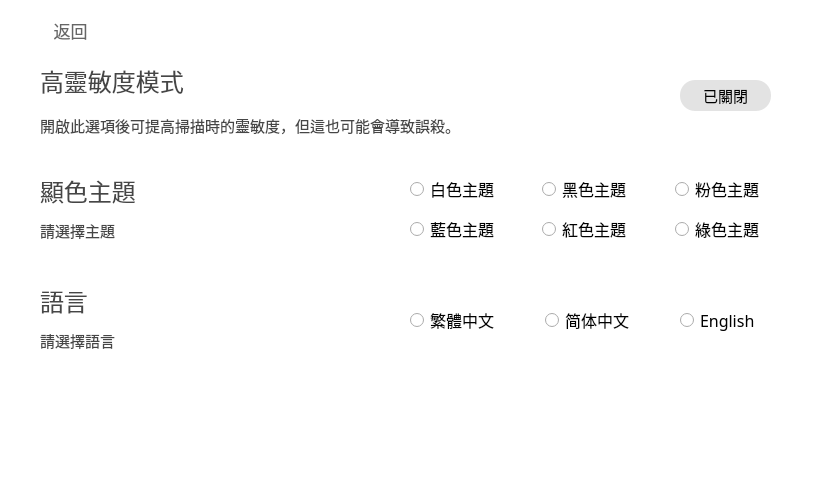
    <widget class="QWidget" name="Setting_widget" native="true">
     <property name="geometry">
      <rect>
       <x>10</x>
       <y>50</y>
       <width>831</width>
       <height>481</height>
      </rect>
     </property>
     <property name="font">
      <font>
       <family>Microsoft YaHei</family>
       <pointsize>11</pointsize>
       <stylestrategy>PreferAntialias</stylestrategy>
      </font>
     </property>
     <property name="styleSheet">
      <string notr="true">background-color:rgb(255, 255, 255);</string>
     </property>
     <widget class="QWidget" name="Show_Virus_Scan_Progress_Bar" native="true">
      <property name="geometry">
       <rect>
        <x>20</x>
        <y>50</y>
        <width>791</width>
        <height>101</height>
       </rect>
      </property>
      <property name="acceptDrops">
       <bool>false</bool>
      </property>
      <property name="autoFillBackground">
       <bool>false</bool>
      </property>
      <widget class="QLabel" name="Show_Virus_Scan_Progress_Bar_title">
       <property name="geometry">
        <rect>
         <x>20</x>
         <y>10</y>
         <width>411</width>
         <height>41</height>
        </rect>
       </property>
       <property name="font">
        <font>
         <family>Microsoft YaHei</family>
         <pointsize>18</pointsize>
         <stylestrategy>PreferAntialias</stylestrategy>
        </font>
       </property>
       <property name="styleSheet">
        <string notr="true">color: rgb(70,70,70);</string>
       </property>
       <property name="text">
        <string>高靈敏度模式</string>
       </property>
       <property name="alignment">
        <set>Qt::AlignLeading|Qt::AlignLeft|Qt::AlignVCenter</set>
       </property>
      </widget>
      <widget class="QLabel" name="Show_Virus_Scan_Progress_Bar_illustrate">
       <property name="geometry">
        <rect>
         <x>20</x>
         <y>50</y>
         <width>521</width>
         <height>51</height>
        </rect>
       </property>
       <property name="font">
        <font>
         <family>Microsoft YaHei</family>
         <pointsize>11</pointsize>
         <stylestrategy>PreferAntialias</stylestrategy>
        </font>
       </property>
       <property name="styleSheet">
        <string notr="true">color: rgb(70,70,70);</string>
       </property>
       <property name="text">
        <string>開啟此選項後可提高掃描時的靈敏度，但這也可能會導致誤殺。</string>
       </property>
       <property name="scaledContents">
        <bool>false</bool>
       </property>
       <property name="alignment">
        <set>Qt::AlignLeading|Qt::AlignLeft|Qt::AlignVCenter</set>
       </property>
       <property name="wordWrap">
        <bool>true</bool>
       </property>
      </widget>
      <widget class="QPushButton" name="Show_Virus_Scan_Progress_Bar_switch_Button">
       <property name="geometry">
        <rect>
         <x>660</x>
         <y>30</y>
         <width>91</width>
         <height>31</height>
        </rect>
       </property>
       <property name="sizePolicy">
        <sizepolicy hsizetype="Minimum" vsizetype="Minimum">
         <horstretch>0</horstretch>
         <verstretch>0</verstretch>
        </sizepolicy>
       </property>
       <property name="font">
        <font>
         <family>Microsoft YaHei</family>
         <pointsize>11</pointsize>
         <stylestrategy>PreferAntialias</stylestrategy>
        </font>
       </property>
       <property name="focusPolicy">
        <enum>Qt::StrongFocus</enum>
       </property>
       <property name="styleSheet">
        <string notr="true">QPushButton
{
	border:none;
	background-color:rgba(20,20,20,30);
	border-radius: 15px;
}
QPushButton:hover
{
    background-color:rgba(20,20,20,50);
}</string>
       </property>
       <property name="text">
        <string>已關閉</string>
       </property>
       <property name="iconSize">
        <size>
         <width>16</width>
         <height>16</height>
        </size>
       </property>
       <property name="checkable">
        <bool>false</bool>
       </property>
      </widget>
     </widget>
     <widget class="QPushButton" name="Setting_Back">
      <property name="geometry">
       <rect>
        <x>20</x>
        <y>10</y>
        <width>101</width>
        <height>41</height>
       </rect>
      </property>
      <property name="sizePolicy">
       <sizepolicy hsizetype="Minimum" vsizetype="Minimum">
        <horstretch>0</horstretch>
        <verstretch>0</verstretch>
       </sizepolicy>
      </property>
      <property name="font">
       <font>
        <family>Microsoft YaHei</family>
        <pointsize>13</pointsize>
        <stylestrategy>PreferAntialias</stylestrategy>
       </font>
      </property>
      <property name="focusPolicy">
       <enum>Qt::StrongFocus</enum>
      </property>
      <property name="styleSheet">
       <string notr="true">QPushButton
{
	border:none;
	background-color:rgba(0,0,0,0);
	color:rgba(60,60,60,200);
}
QPushButton:hover
{
    color:rgba(60,60,60,255);
}
</string>
      </property>
      <property name="text">
       <string>返回</string>
      </property>
      <property name="icon">
       <iconset>
        <normaloff>:/icon/Icon/exit2.png</normaloff>:/icon/Icon/exit2.png</iconset>
      </property>
      <property name="iconSize">
       <size>
        <width>20</width>
        <height>20</height>
       </size>
      </property>
      <property name="checkable">
       <bool>false</bool>
      </property>
     </widget>
     <widget class="QWidget" name="Llanguage_widget" native="true">
      <property name="geometry">
       <rect>
        <x>20</x>
        <y>270</y>
        <width>791</width>
        <height>101</height>
       </rect>
      </property>
      <property name="acceptDrops">
       <bool>false</bool>
      </property>
      <property name="autoFillBackground">
       <bool>false</bool>
      </property>
      <widget class="QLabel" name="Language_title">
       <property name="geometry">
        <rect>
         <x>20</x>
         <y>10</y>
         <width>321</width>
         <height>41</height>
        </rect>
       </property>
       <property name="font">
        <font>
         <family>Microsoft YaHei</family>
         <pointsize>18</pointsize>
         <stylestrategy>PreferAntialias</stylestrategy>
        </font>
       </property>
       <property name="styleSheet">
        <string notr="true">color: rgb(70,70,70);</string>
       </property>
       <property name="text">
        <string>語言</string>
       </property>
       <property name="alignment">
        <set>Qt::AlignLeading|Qt::AlignLeft|Qt::AlignVCenter</set>
       </property>
      </widget>
      <widget class="QLabel" name="Language_illustrate">
       <property name="geometry">
        <rect>
         <x>20</x>
         <y>50</y>
         <width>321</width>
         <height>41</height>
        </rect>
       </property>
       <property name="font">
        <font>
         <family>Microsoft YaHei</family>
         <pointsize>11</pointsize>
         <stylestrategy>PreferAntialias</stylestrategy>
        </font>
       </property>
       <property name="styleSheet">
        <string notr="true">color: rgb(70,70,70);</string>
       </property>
       <property name="text">
        <string>請選擇語言</string>
       </property>
       <property name="scaledContents">
        <bool>false</bool>
       </property>
       <property name="alignment">
        <set>Qt::AlignLeading|Qt::AlignLeft|Qt::AlignVCenter</set>
       </property>
       <property name="wordWrap">
        <bool>true</bool>
       </property>
      </widget>
      <widget class="QWidget" name="Language_Choose_widget" native="true">
       <property name="geometry">
        <rect>
         <x>350</x>
         <y>0</y>
         <width>441</width>
         <height>101</height>
        </rect>
       </property>
       <property name="font">
        <font>
         <stylestrategy>PreferAntialias</stylestrategy>
        </font>
       </property>
       <widget class="QWidget" name="horizontalLayoutWidget">
        <property name="geometry">
         <rect>
          <x>0</x>
          <y>10</y>
          <width>431</width>
          <height>81</height>
         </rect>
        </property>
        <layout class="QHBoxLayout" name="horizontalLayout">
         <item>
          <widget class="QRadioButton" name="Language_Traditional_Chinese">
           <property name="sizePolicy">
            <sizepolicy hsizetype="Maximum" vsizetype="Fixed">
             <horstretch>0</horstretch>
             <verstretch>0</verstretch>
            </sizepolicy>
           </property>
           <property name="font">
            <font>
             <family>Microsoft YaHei</family>
             <pointsize>12</pointsize>
             <stylestrategy>PreferAntialias</stylestrategy>
            </font>
           </property>
           <property name="text">
            <string>繁體中文</string>
           </property>
          </widget>
         </item>
         <item>
          <widget class="QRadioButton" name="Language_Simplified_Chinese">
           <property name="sizePolicy">
            <sizepolicy hsizetype="Maximum" vsizetype="Fixed">
             <horstretch>0</horstretch>
             <verstretch>0</verstretch>
            </sizepolicy>
           </property>
           <property name="font">
            <font>
             <family>Microsoft YaHei</family>
             <pointsize>12</pointsize>
             <stylestrategy>PreferAntialias</stylestrategy>
            </font>
           </property>
           <property name="text">
            <string>简体中文</string>
           </property>
          </widget>
         </item>
         <item>
          <widget class="QRadioButton" name="Languahe_English">
           <property name="sizePolicy">
            <sizepolicy hsizetype="Maximum" vsizetype="Fixed">
             <horstretch>0</horstretch>
             <verstretch>0</verstretch>
            </sizepolicy>
           </property>
           <property name="font">
            <font>
             <family>Microsoft YaHei</family>
             <pointsize>12</pointsize>
            </font>
           </property>
           <property name="text">
            <string>English</string>
           </property>
          </widget>
         </item>
        </layout>
       </widget>
      </widget>
     </widget>
     <widget class="QWidget" name="Theme_widget" native="true">
      <property name="geometry">
       <rect>
        <x>20</x>
        <y>160</y>
        <width>791</width>
        <height>101</height>
       </rect>
      </property>
      <widget class="QLabel" name="Theme_title">
       <property name="geometry">
        <rect>
         <x>20</x>
         <y>10</y>
         <width>351</width>
         <height>41</height>
        </rect>
       </property>
       <property name="font">
        <font>
         <family>Microsoft YaHei</family>
         <pointsize>18</pointsize>
         <stylestrategy>PreferAntialias</stylestrategy>
        </font>
       </property>
       <property name="styleSheet">
        <string notr="true">color: rgb(70,70,70);</string>
       </property>
       <property name="text">
        <string>顯色主題</string>
       </property>
       <property name="alignment">
        <set>Qt::AlignLeading|Qt::AlignLeft|Qt::AlignVCenter</set>
       </property>
      </widget>
      <widget class="QLabel" name="Theme_illustrate">
       <property name="geometry">
        <rect>
         <x>20</x>
         <y>50</y>
         <width>351</width>
         <height>41</height>
        </rect>
       </property>
       <property name="font">
        <font>
         <family>Microsoft YaHei</family>
         <pointsize>11</pointsize>
         <stylestrategy>PreferAntialias</stylestrategy>
        </font>
       </property>
       <property name="styleSheet">
        <string notr="true">color: rgb(70,70,70);</string>
       </property>
       <property name="text">
        <string>請選擇主題</string>
       </property>
       <property name="scaledContents">
        <bool>false</bool>
       </property>
       <property name="alignment">
        <set>Qt::AlignLeading|Qt::AlignLeft|Qt::AlignVCenter</set>
       </property>
       <property name="wordWrap">
        <bool>true</bool>
       </property>
      </widget>
      <widget class="QWidget" name="Language_Choose_widget_2" native="true">
       <property name="geometry">
        <rect>
         <x>390</x>
         <y>0</y>
         <width>401</width>
         <height>101</height>
        </rect>
       </property>
       <property name="font">
        <font>
         <stylestrategy>PreferAntialias</stylestrategy>
        </font>
       </property>
       <widget class="QWidget" name="gridLayoutWidget">
        <property name="geometry">
         <rect>
          <x>0</x>
          <y>10</y>
          <width>391</width>
          <height>80</height>
         </rect>
        </property>
        <layout class="QGridLayout" name="gridLayout">
         <item row="1" column="1">
          <widget class="QRadioButton" name="Theme_Black">
           <property name="font">
            <font>
             <family>Microsoft YaHei</family>
             <pointsize>12</pointsize>
             <stylestrategy>PreferAntialias</stylestrategy>
            </font>
           </property>
           <property name="text">
            <string>黑色主題</string>
           </property>
          </widget>
         </item>
         <item row="1" column="0">
          <widget class="QRadioButton" name="Theme_White">
           <property name="font">
            <font>
             <family>Microsoft YaHei</family>
             <pointsize>12</pointsize>
             <stylestrategy>PreferAntialias</stylestrategy>
            </font>
           </property>
           <property name="text">
            <string>白色主題</string>
           </property>
          </widget>
         </item>
         <item row="1" column="2">
          <widget class="QRadioButton" name="Theme_Pink">
           <property name="font">
            <font>
             <family>Microsoft YaHei</family>
             <pointsize>12</pointsize>
             <stylestrategy>PreferAntialias</stylestrategy>
            </font>
           </property>
           <property name="text">
            <string>粉色主題</string>
           </property>
          </widget>
         </item>
         <item row="2" column="0">
          <widget class="QRadioButton" name="Theme_Blue">
           <property name="font">
            <font>
             <family>Microsoft YaHei</family>
             <pointsize>12</pointsize>
            </font>
           </property>
           <property name="text">
            <string>藍色主題</string>
           </property>
          </widget>
         </item>
         <item row="2" column="1">
          <widget class="QRadioButton" name="Theme_Red">
           <property name="font">
            <font>
             <family>Microsoft YaHei</family>
             <pointsize>12</pointsize>
             <stylestrategy>PreferAntialias</stylestrategy>
            </font>
           </property>
           <property name="text">
            <string>紅色主題</string>
           </property>
          </widget>
         </item>
         <item row="2" column="2">
          <widget class="QRadioButton" name="Theme_Green">
           <property name="font">
            <font>
             <family>Microsoft YaHei</family>
             <pointsize>12</pointsize>
             <stylestrategy>PreferAntialias</stylestrategy>
            </font>
           </property>
           <property name="text">
            <string>綠色主題</string>
           </property>
          </widget>
         </item>
        </layout>
       </widget>
      </widget>
     </widget>
    </widget>
